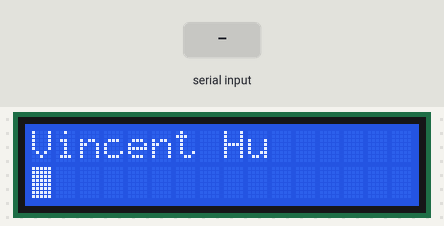
Simulated run of this sketch. Board: Arduino Uno, built with avr-gcc and run on an emulated ATmega328P. On the bench: 16×2 character LCD. Wiring (inferred from the names in the program): character LCD (HD44780): RS pin 12; E pin 11; data pin 4, pin 5, pin 6, pin 7. The inputs (shaded band) are chosen by the test bench.

Above: at 1.9 s.
2.0 s: "1" received over Serial
At 3.1 s:
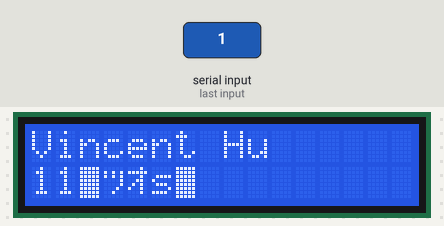
3.5 s: "0" received over Serial
At 4.4 s:
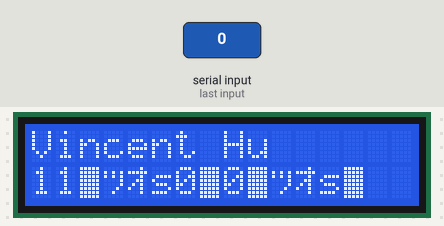
5.0 s: "2" received over Serial
At 5.5 s:
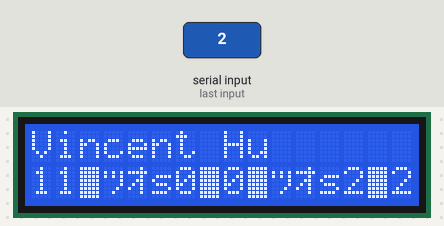
Timing chart, 0 to 8.0 s (numbered marks = the images above; inputs shaded):
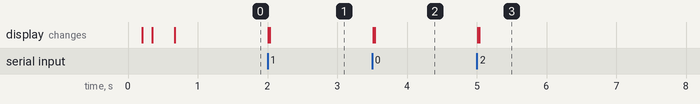

Measured:
- after the input at 2.0 s, the display: first changes at once (image 1 shows a later state)
- after the input at 3.5 s, the display: first changes at once (image 2 shows a later state)
- after the input at 5.0 s, the display: first changes at once (image 3 shows a later state)

The sketch:

Vincent_Hu_06h.ino
```cpp
#define CTRL 12
#define STROBE 11

void InitLCD()
{
  /* Wait a bit after power-up */
  delay(200);

  /* Initialize the LCD to 4-bit mode */
  LCD_cmd(3);
  delay(50);

  LCD_cmd(3);
  delay(10);

  LCD_cmd(3);
  delay(10);

  LCD_cmd(2);
  delay(10);

  /* Function Set */
  LCD_cmd(2); // Set interface length
  delay(10);

  LCD_cmd(8); // N = 1: Two lines, DL = F = 0: 4bit 5x7 font
  delay(10);

  /* Display OFF */
  LCD_cmd(0);
  delay(10);

  LCD_cmd(8); // D = C = B = 0: Display, Cursor, Blink off
  delay(10);

  /* Display ON */
  LCD_cmd(0);
  delay(10);

  LCD_cmd(0x0F); // D = C = B = 1: Display, Cursor, Blink on
  delay(10);

  /* Entry mode */
  LCD_cmd(0);
  delay(10);

  LCD_cmd(6); // ID = 1: Increment cursor after each byte write
  delay(10);

  /* Clear Screen */
  LCD_cmd(0);
  delay(10);

  LCD_cmd(1); // Clear display
  delay(100);

  /* Cursor home */
  LCD_cmd(0);
  delay(10);

  LCD_cmd(2); // Return cursor and LCD to home position
  delay(100);

}

void WriteLCD( char* message )
{
  unsigned char i;
  /* Load each character one by one*/
  for(i=0; i<20; i++ )
  {
    if( !message[i] )
      break;

    LCD_data(message[i]);
  }
}

void LCD_data( unsigned char value )
{
  digitalWrite(CTRL, HIGH); // set RS to 1 (data)

  LCD_xfer( value >> 4 ); // get higher nibble
  delay(1);
  LCD_xfer( value );      // get lower nibble
  delay(1);
}

void LCD_cmd( unsigned char value )
{
  digitalWrite(CTRL, LOW); // set RS to 0 (instruction)
  LCD_xfer( value );
  delay(1);
}

void LCD_xfer( unsigned char value )
{
  /* Move lower nibble to higher nibble*/
  value = value & 0x0F; // clear high nibble
  value = value << 4;   // move low nibble to high

  /* Set high nibble of PORTD (4,5,6,7) to high nibble of value*/
  PORTD = PORTD & 0x0F; //clear high nibble
  PORTD = PORTD | value;//set high nibble to value

    digitalWrite(STROBE, HIGH);
  delay(1);
  digitalWrite(STROBE, LOW);
}

void LCD_row( unsigned char value )
{
  /*Move to line 1*/
  if(value == 1)
  {
    /*Write command 0x80*/
    LCD_cmd(8);
    delay(10);

    LCD_cmd(0);
    delay(100);
  }

  /*Move to line 2*/
  if(value == 2)
  {
    /*Write command 0xC0*/
    LCD_cmd(0x0C);
    delay(10);

    LCD_cmd(0);
    delay(100);
  }
}

void setup()
{
  Serial.begin(9600);

  /*Output pins*/
  pinMode(4, OUTPUT);  // D4
  pinMode(5, OUTPUT);  // D5
  pinMode(6, OUTPUT);  // D6
  pinMode(7, OUTPUT);  // D7
  pinMode(STROBE, OUTPUT); // Enable
  pinMode(CTRL, OUTPUT);   // RS

  /* Initialize the LCD as the very first thing */
  InitLCD();

  /* Write a simple message to the LCD */
  WriteLCD( "Vincent Hu" );
  LCD_row(2); //move to second line to get ready for input
}

char val[10];

void loop()
{
  if(Serial.available() >0) {
    delay(10);

    for (int i=0;i<10;i++){
      val[i] = Serial.read();  //read one byte
      WriteLCD(val); // print the number
      if (val[i] == -1){
        WriteLCD("µs"); // print µs after the number
        break; //if buffer is empty serial.read produces -1
      }
    }
  }
}
```
